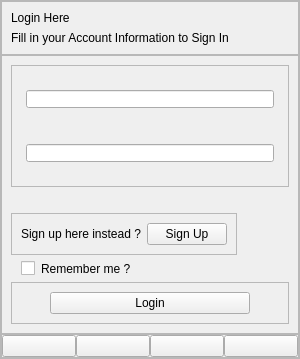
           <widget class="QFrame" name="loginForm">
            <property name="sizePolicy">
             <sizepolicy hsizetype="Expanding" vsizetype="Expanding">
              <horstretch>0</horstretch>
              <verstretch>0</verstretch>
             </sizepolicy>
            </property>
            <property name="minimumSize">
             <size>
              <width>300</width>
              <height>0</height>
             </size>
            </property>
            <property name="maximumSize">
             <size>
              <width>400</width>
              <height>16777215</height>
             </size>
            </property>
            <property name="cursor">
             <cursorShape>PointingHandCursor</cursorShape>
            </property>
            <property name="styleSheet">
             <string notr="true">#loginForm{
margin:0 15px;
background-image: qlineargradient(spread:pad, x1:0, y1:0, x2:1, y2:0.233, stop:0 rgba(0, 0, 0, 255), stop:1 rgba(58, 60, 70, 255));
}</string>
            </property>
            <property name="frameShape">
             <enum>QFrame::StyledPanel</enum>
            </property>
            <property name="frameShadow">
             <enum>QFrame::Sunken</enum>
            </property>
            <layout class="QVBoxLayout" name="verticalLayout_17">
             <property name="spacing">
              <number>0</number>
             </property>
             <property name="leftMargin">
              <number>0</number>
             </property>
             <property name="topMargin">
              <number>0</number>
             </property>
             <property name="rightMargin">
              <number>0</number>
             </property>
             <property name="bottomMargin">
              <number>0</number>
             </property>
             <item>
              <widget class="QFrame" name="formHeaderSection">
               <property name="frameShape">
                <enum>QFrame::StyledPanel</enum>
               </property>
               <property name="frameShadow">
                <enum>QFrame::Raised</enum>
               </property>
               <layout class="QVBoxLayout" name="verticalLayout_18">
                <item>
                 <widget class="QLabel" name="formHeader">
                  <property name="text">
                   <string>Login Here</string>
                  </property>
                 </widget>
                </item>
                <item>
                 <widget class="QLabel" name="formDescription">
                  <property name="text">
                   <string>Fill in your Account Information to Sign In</string>
                  </property>
                 </widget>
                </item>
               </layout>
              </widget>
             </item>
             <item>
              <widget class="QFrame" name="formContent">
               <property name="sizePolicy">
                <sizepolicy hsizetype="Preferred" vsizetype="Expanding">
                 <horstretch>0</horstretch>
                 <verstretch>0</verstretch>
                </sizepolicy>
               </property>
               <property name="frameShape">
                <enum>QFrame::StyledPanel</enum>
               </property>
               <property name="frameShadow">
                <enum>QFrame::Raised</enum>
               </property>
               <layout class="QVBoxLayout" name="verticalLayout_19">
                <item alignment="Qt::AlignBottom">
                 <widget class="QFrame" name="formInfo">
                  <property name="sizePolicy">
                   <sizepolicy hsizetype="Expanding" vsizetype="Expanding">
                    <horstretch>0</horstretch>
                    <verstretch>0</verstretch>
                   </sizepolicy>
                  </property>
                  <property name="styleSheet">
                   <string notr="true">font: 63 9.5pt &quot;Yu Gothic UI Semibold&quot;;
color: #ffffff;
padding: 0 5px;</string>
                  </property>
                  <property name="frameShape">
                   <enum>QFrame::StyledPanel</enum>
                  </property>
                  <property name="frameShadow">
                   <enum>QFrame::Raised</enum>
                  </property>
                  <layout class="QVBoxLayout" name="verticalLayout_21">
                   <item>
                    <widget class="QLineEdit" name="emailfield">
                     <property name="styleSheet">
                      <string notr="true">margin:15px 0;</string>
                     </property>
                     <property name="placeholderText">
                      <string>Type in your username here</string>
                     </property>
                    </widget>
                   </item>
                   <item>
                    <widget class="QLineEdit" name="passwordfield">
                     <property name="styleSheet">
                      <string notr="true">margin:15px 0;</string>
                     </property>
                     <property name="placeholderText">
                      <string>Type in your password here</string>
                     </property>
                    </widget>
                   </item>
                  </layout>
                 </widget>
                </item>
                <item>
                 <widget class="QLabel" name="message">
                  <property name="text">
                   <string/>
                  </property>
                  <property name="alignment">
                   <set>Qt::AlignCenter</set>
                  </property>
                 </widget>
                </item>
                <item alignment="Qt::AlignLeft|Qt::AlignBottom">
                 <widget class="QFrame" name="formSubContent">
                  <property name="frameShape">
                   <enum>QFrame::StyledPanel</enum>
                  </property>
                  <property name="frameShadow">
                   <enum>QFrame::Raised</enum>
                  </property>
                  <layout class="QHBoxLayout" name="horizontalLayout_9">
                   <item>
                    <widget class="QLabel" name="formSubContentDescription">
                     <property name="text">
                      <string>Sign up here instead ?</string>
                     </property>
                    </widget>
                   </item>
                   <item>
                    <widget class="QPushButton" name="forgetBtn">
                     <property name="text">
                      <string>Sign Up</string>
                     </property>
                    </widget>
                   </item>
                  </layout>
                 </widget>
                </item>
                <item>
                 <widget class="QCheckBox" name="remember_me_checkbox">
                  <property name="styleSheet">
                   <string notr="true">padding: 0 10px;</string>
                  </property>
                  <property name="text">
                   <string>Remember me ?</string>
                  </property>
                 </widget>
                </item>
                <item alignment="Qt::AlignBottom">
                 <widget class="QFrame" name="loginBtnContainer">
                  <property name="frameShape">
                   <enum>QFrame::StyledPanel</enum>
                  </property>
                  <property name="frameShadow">
                   <enum>QFrame::Raised</enum>
                  </property>
                  <layout class="QVBoxLayout" name="verticalLayout_20">
                   <item alignment="Qt::AlignHCenter|Qt::AlignVCenter">
                    <widget class="QPushButton" name="loginBtnSubmit">
                     <property name="minimumSize">
                      <size>
                       <width>200</width>
                       <height>0</height>
                      </size>
                     </property>
                     <property name="layoutDirection">
                      <enum>Qt::RightToLeft</enum>
                     </property>
                     <property name="text">
                      <string>Login</string>
                     </property>
                     <property name="icon">
                      <iconset resource="icons/icons.qrc">
                       <normaloff>:/appicon/log-out.svg</normaloff>:/appicon/log-out.svg</iconset>
                     </property>
                     <property name="iconSize">
                      <size>
                       <width>25</width>
                       <height>25</height>
                      </size>
                     </property>
                    </widget>
                   </item>
                  </layout>
                 </widget>
                </item>
               </layout>
              </widget>
             </item>
             <item alignment="Qt::AlignBottom">
              <widget class="QFrame" name="formFooter">
               <property name="frameShape">
                <enum>QFrame::StyledPanel</enum>
               </property>
               <property name="frameShadow">
                <enum>QFrame::Raised</enum>
               </property>
               <layout class="QHBoxLayout" name="horizontalLayout_8">
                <property name="spacing">
                 <number>0</number>
                </property>
                <property name="leftMargin">
                 <number>0</number>
                </property>
                <property name="topMargin">
                 <number>0</number>
                </property>
                <property name="rightMargin">
                 <number>0</number>
                </property>
                <property name="bottomMargin">
                 <number>0</number>
                </property>
                <item>
                 <widget class="QPushButton" name="facebookLink">
                  <property name="toolTip">
                   <string>Connect to us via Facebook</string>
                  </property>
                  <property name="text">
                   <string/>
                  </property>
                  <property name="icon">
                   <iconset resource="icons/icons.qrc">
                    <normaloff>:/appicon/facebook.svg</normaloff>:/appicon/facebook.svg</iconset>
                  </property>
                  <property name="iconSize">
                   <size>
                    <width>25</width>
                    <height>25</height>
                   </size>
                  </property>
                 </widget>
                </item>
                <item>
                 <widget class="QPushButton" name="gmailLink">
                  <property name="toolTip">
                   <string>Connect to us via Gmail</string>
                  </property>
                  <property name="text">
                   <string/>
                  </property>
                  <property name="icon">
                   <iconset resource="icons/icons.qrc">
                    <normaloff>:/appicon/mail.svg</normaloff>:/appicon/mail.svg</iconset>
                  </property>
                  <property name="iconSize">
                   <size>
                    <width>25</width>
                    <height>25</height>
                   </size>
                  </property>
                 </widget>
                </item>
                <item>
                 <widget class="QPushButton" name="twitterLink">
                  <property name="toolTip">
                   <string>Connect to us via Twitter</string>
                  </property>
                  <property name="text">
                   <string/>
                  </property>
                  <property name="icon">
                   <iconset resource="icons/icons.qrc">
                    <normaloff>:/appicon/twitter.svg</normaloff>:/appicon/twitter.svg</iconset>
                  </property>
                  <property name="iconSize">
                   <size>
                    <width>25</width>
                    <height>25</height>
                   </size>
                  </property>
                 </widget>
                </item>
                <item>
                 <widget class="QPushButton" name="instagramLink">
                  <property name="toolTip">
                   <string>Connect to us via Instagram</string>
                  </property>
                  <property name="text">
                   <string/>
                  </property>
                  <property name="icon">
                   <iconset resource="icons/icons.qrc">
                    <normaloff>:/appicon/instagram.svg</normaloff>:/appicon/instagram.svg</iconset>
                  </property>
                  <property name="iconSize">
                   <size>
                    <width>25</width>
                    <height>25</height>
                   </size>
                  </property>
                 </widget>
                </item>
               </layout>
              </widget>
             </item>
            </layout>
           </widget>
